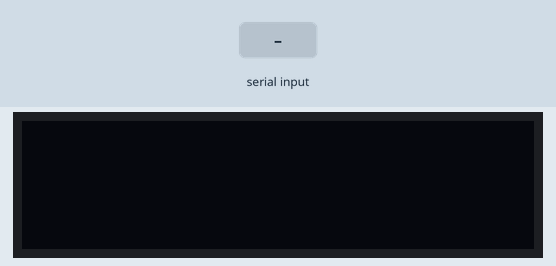
Recording of a sketch running on a simulated Arduino Uno, built with avr-gcc and run on an emulated ATmega328P. On the bench: 128×32 one-colour display. Inputs (shaded band) come from the test bench. What the sketch prints to the serial monitor is not drawn.

Above: at 1.2 s.
1.3 s: "1" received over the second serial link
At 6.0 s:
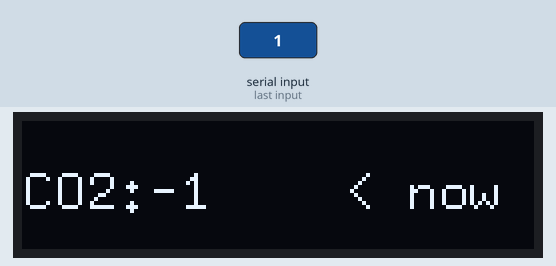
6.3 s: "0" received over the second serial link
At 10.9 s:
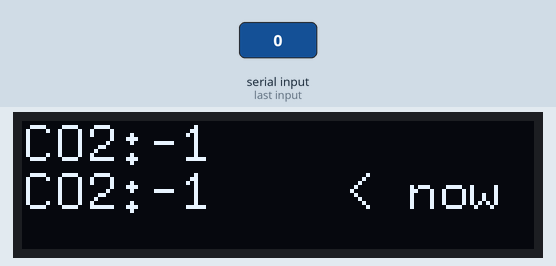
Timing chart, 0 to 12.4 s (numbered marks = the images above; inputs shaded):
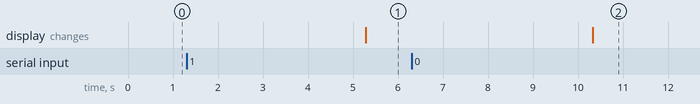

The sketch:

feather_co2monitor_oled.ino
```cpp
#include <U8g2lib.h>
#include <U8x8lib.h>

#ifdef U8X8_HAVE_HW_SPI
#include <SPI.h>
#endif
#ifdef U8X8_HAVE_HW_I2C
#include <Wire.h>
#endif

U8G2_SSD1306_128X32_UNIVISION_F_SW_I2C u8g2(U8G2_R0, /* clock=*/ SCL, /* data=*/ SDA, /* reset=*/ U8X8_PIN_NONE);   // Adafruit Feather ESP8266/32u4 Boards + FeatherWing OLED

#include <SoftwareSerial.h>
SoftwareSerial mySerial(9, 10); //RX,TX

void setup() {
  // put your setup code here, to run once:
  mySerial.begin(9600);
  Serial.begin(9600);
  u8g2.begin();
}

void loop()
{
  byte cmd[9] = { 0xff, 0x01, 0x86, 0x00, 0x00, 0x00, 0x00, 0x00, 0x79};
  const int len = 9;
  byte value[9];
  String val;
  String itu;
  int checksum = 0;
  int retry = 0;
  char charval[10];
  char pastval[10];
  char ima[10];
  itu = "< now";
  mySerial.write(cmd, len);

//u8g2.setFont(u8g2_font_ncenB08_tr); // choose a suitable font
  u8g2.setFont(u8g2_font_8x13_tf); //u8g2_font_micro_tr
  while (!mySerial.available()) {
    delay(100);
    if (retry++ > 0) {
      break;
    }
  }
  while (mySerial.available() > 0) {
    for (int i = 0; i < len; i++) {
      value[i] = mySerial.read();
    }
    for (int j = 1; j < 8; j++) {
      checksum += value[j];
    }
    checksum = 0xff - checksum;
    checksum += 1;
    if (checksum = value[8]
                   //value[0] == 0xff && value[1] == 0x86
       ) {
      val = "CO2:" + String(value[2] * 256 + value[3]);
      val.toCharArray(charval, 10);
      itu.toCharArray(ima, 10);
      Serial.println(val);
      u8g2.clearBuffer();          // clear the internal memory
      u8g2.drawStr( 0, 10, pastval);  // write something to the internal memory
      u8g2.drawStr( 0, 22, charval);
      u8g2.drawStr(80,22,ima);
      u8g2.sendBuffer();          // transfer internal memory to the display

      val.toCharArray(pastval, 10);

    }
  }
  delay(5000);
}
```

Measured:
- after the input at 1.3 s, the display: changes after 4.0 s (image 1)
- after the input at 6.3 s, the display: changes after 4.0 s (image 2)
